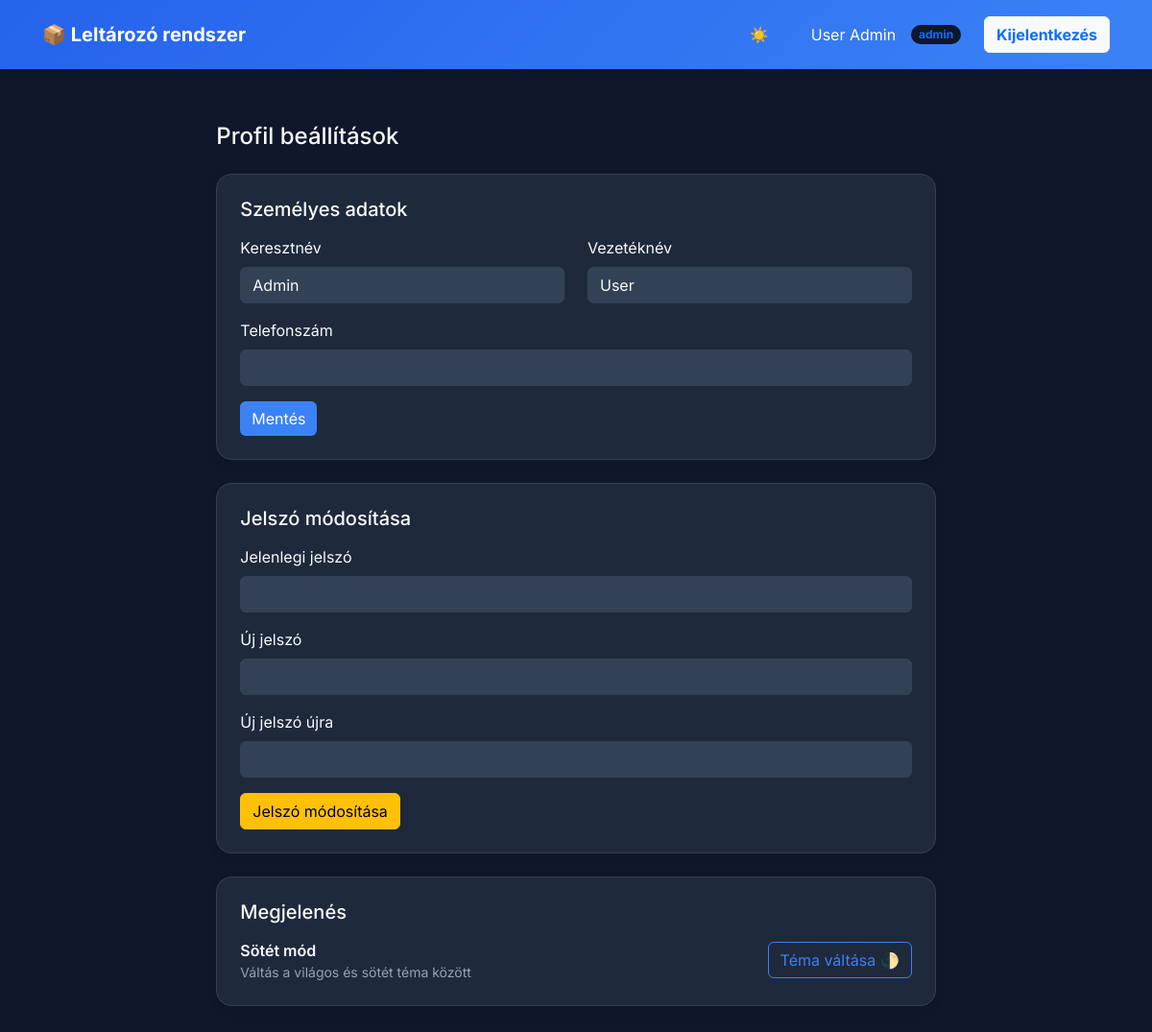
The page /public/worker/profile.php (signed in) on the database its author committed.
### tables this page shows
CREATE TABLE `users` (
  `id` int(11) NOT NULL,
  `email` varchar(255) NOT NULL,
  `password` varchar(255) NOT NULL,
  `first_name` varchar(100) NOT NULL,
  `last_name` varchar(100) NOT NULL,
  `phone` varchar(50) DEFAULT NULL,
  `role` enum('worker','employer','admin') NOT NULL DEFAULT 'worker',
  `is_active` tinyint(1) NOT NULL DEFAULT 0,
  `is_blocked` tinyint(1) NOT NULL DEFAULT 0,
  `activation_token` varchar(255) DEFAULT NULL,
  `reset_token` varchar(255) DEFAULT NULL,
  `token_expires` datetime DEFAULT NULL,
  `created_at` datetime DEFAULT current_timestamp(),
  `api_token` varchar(255) DEFAULT NULL
);

### app/core/Model.php (called while the page is built, shortened)
<?php
class Model {
    public function __construct(PDO $pdo) {
        $this->pdo = $pdo;
    }
}

### app/models/User.php (called while the page is built, shortened)
<?php
require_once __DIR__ . '/../core/Model.php';
class User extends Model {
    public function findById(int $id) {
        $stmt = $this->pdo->prepare("SELECT * FROM users WHERE id = ?");
        $stmt->execute([$id]);
        return $stmt->fetch();
    }
}

### public/worker/profile.php (the view, shortened to what this page needs)
<?php
require_once __DIR__ . '/../../app/models/User.php';
$userSession = $_SESSION['user'];
$db = (new Database())->getConnection();
$userModel = new User($db);
$user = $userModel->findById((int)$userSession['id']);
?>
<!doctype html>
<html lang="hu">
<head>
    <link rel="stylesheet" href="https://cdn.jsdelivr.net/npm/bootstrap@5.3.2/dist/css/bootstrap.min.css">
    <link rel="stylesheet" href="../css/global-theme.css">
</head>
<body>
<?php include_once __DIR__ . '/dashboard_nav.php'; ?>
<div class="page-container">
    <div class="row">
        <div class="col-md-8 mx-auto">
            <h4 class="mb-4">Profil beállítások</h4>
            <div class="card p-4 mb-4">
                <h5 class="mb-3">Személyes adatok</h5>
                <form method="post">
                    <div class="row">
                        <div class="col-md-6 mb-3">
                            <label for="first_name" class="form-label">Keresztnév</label>
                            <input id="first_name" name="first_name" class="form-control" value="<?=htmlspecialchars($user['first_name'] ?? '')?>">
                        </div>
                        <div class="col-md-6 mb-3">
                            <label for="last_name" class="form-label">Vezetéknév</label>
                            <input id="last_name" name="last_name" class="form-control" value="<?=htmlspecialchars($user['last_name'] ?? '')?>">
                        </div>
                    </div>
                    <div class="mb-3">
                        <label for="phone" class="form-label">Telefonszám</label>
                        <input id="phone" name="phone" class="form-control" value="<?=htmlspecialchars($user['phone'] ?? '')?>">
                    </div>
                    <button class="btn btn-primary">Mentés</button>
                </form>
            </div>
            <div class="card p-4 mb-4">
                <h5 class="mb-3">Jelszó módosítása</h5>
                <form method="post">
                    <div class="mb-3">
                        <label for="current_password" class="form-label">Jelenlegi jelszó</label>
                        <input id="current_password" type="password" name="current_password" class="form-control">
                    </div>
                    <div class="mb-3">
                        <label for="new_password" class="form-label">Új jelszó</label>
                        <input id="new_password" type="password" name="new_password" class="form-control">
                    </div>
                    <div class="mb-3">
                        <label for="confirm_password" class="form-label">Új jelszó újra</label>
                        <input id="confirm_password" type="password" name="confirm_password" class="form-control">
                    </div>
                     <button class="btn btn-warning">Jelszó módosítása</button>
                 </form>
             </div>
             <div class="card p-4">
                <h5 class="mb-3">Megjelenés</h5>
                <div class="d-flex justify-content-between align-items-center">
                    <div>
                        <strong>Sötét mód</strong>
                        <p class="text-muted small mb-0">Váltás a világos és sötét téma között</p>
                    </div>
                    <button class="btn btn-outline-primary" onclick="toggleTheme()">
                        Téma váltása <span id="profile-theme-icon">🌓</span>
                    </button>
                </div>
             </div>
         </div>
     </div>
 </div>
 </body>
 </html>

### public/worker/dashboard_nav.php (shortened to what this page needs)
<link rel="stylesheet" href="../css/global-theme.css">
<nav class="navbar navbar-expand-lg navbar-dark bg-primary mb-4 shadow-sm">
    <div class="container">
        <a class="navbar-brand fw-bold" href="dashboard.php">📦 Leltározó rendszer</a>
        <div class="collapse navbar-collapse" id="navbarContent">
            <ul class="navbar-nav ms-auto align-items-lg-center gap-3 mt-3 mt-lg-0">
                <li class="nav-item">
                    <button class="btn btn-outline-light border-0 w-100 text-start text-lg-center"
                        onclick="toggleTheme()" title="Téma váltása">
                        <span id="theme-icon" class="me-2 me-lg-0">☀️</span> <span class="d-lg-none">Téma váltása</span>
                    </button>
                </li>
                <?php if ($user): ?>
                    <li class="nav-item">
                        <a href="profile.php" class="nav-link text-white d-flex align-items-center gap-2">
                            <span>
                                <?php
                                $displayName = trim(($user['last_name'] ?? '') . ' ' . ($user['first_name'] ?? ''));
                                echo htmlspecialchars($displayName ?: $user['email']);
                                ?>
                            </span>
                            <span
                                class="badge bg-light text-primary rounded-pill ms-2"><?= htmlspecialchars($user['role'] ?? '') ?></span>
                        </a>
                    </li>
                <?php endif; ?>
                <li class="nav-item">
                    <a href="../logout.php" class="btn btn-light text-primary w-100 fw-bold">Kijelentkezés</a>
                </li>
            </ul>
        </div>
    </div>
</nav>

### public/css/global-theme.css (style rules this page uses)
:root { --bg-primary: #0F172A; --bg-secondary: #1E293B; --bg-card: #1E293B; --bg-surface: #334155; --text-primary: #F8FAFC; --text-secondary: #94A3B8; --primary: #3b82f6; --primary-hover: #60a5fa; --secondary: #10B981; --danger: #EF4444; --warning: #F59E0B; --border: #334155; --navbar-bg: linear-gradient(135deg, #2563eb, #3b82f6); --navbar-text: #FFFFFF; }
* { margin: 0; padding: 0; box-sizing: border-box; }
body { background: var(--bg-primary) !important; font-family: 'Inter', -apple-system, BlinkMacSystemFont, sans-serif !important; color: var(--text-primary) !important; min-height: 100vh; transition: background 0.3s ease, color 0.3s ease; }
h1, h2, h3, h4, h5, h6, .h1, .h2, .h3, .h4, .h5, .h6 { color: var(--text-primary) !important; }
strong, b { color: var(--text-primary) !important; font-weight: 600 !important; }
label { color: var(--text-primary) !important; }
.navbar { background: var(--navbar-bg) !important; padding: 1rem 2rem !important; box-shadow: 0 4px 20px rgba(0, 0, 0, 0.1) !important; }
.navbar-brand { color: var(--navbar-text) !important; font-weight: 700; }
.page-container { max-width: 1400px; margin: 0 auto; padding: 2rem; }
.card { background: var(--bg-card) !important; border-radius: 16px !important; border: 1px solid var(--border) !important; box-shadow: 0 4px 12px rgba(0, 0, 0, 0.05) !important; }
.form-control, .form-select { background: var(--bg-surface) !important; border: 1px solid var(--border) !important; color: var(--text-primary) !important; }
.form-control::placeholder { color: var(--text-secondary) !important; }
.btn-primary { background: var(--primary) !important; border: none !important; color: white !important; }
.btn-outline-primary { border: 1px solid var(--primary) !important; color: var(--primary) !important; }
.text-muted { color: var(--text-secondary) !important; }
.bg-light { background: var(--bg-primary) !important; }
.shadow-sm { box-shadow: 0 2px 8px rgba(0, 0, 0, 0.1) !important; }
.navbar .btn-outline-light { border-color: rgba(255, 255, 255, 0.4) !important; color: white !important; }

### rows shown on the page
users: last_name+first_name "User Admin", role "admin", first_name "Admin", last_name "User"
